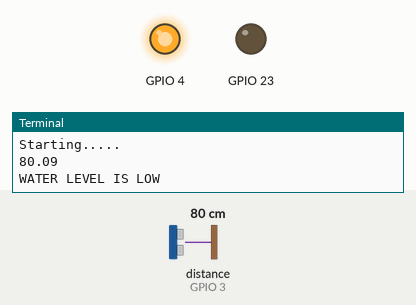
Simulated run of this program. Board: Raspberry Pi (BCM pin numbers). Shown: output pins drawn as LEDs (lit = HIGH), the last lines printed to the terminal. The inputs (shaded band) are chosen by the test bench; at power-on: distance to the obstacle (sensor on GPIO 3) 80 cm. The echo pulse lasts 58.3 µs per cm; the clock reads 2024-03-15 10:24:30 at power-on unless the program sets it; pins used as bus, display or sensor lines are not drawn.

Above: at 3.2 s.
3.3 s: distance to the obstacle (sensor on GPIO 3) set to 8 cm
7.2 s: distance to the obstacle (sensor on GPIO 3) set to 5 cm
At 8.5 s:
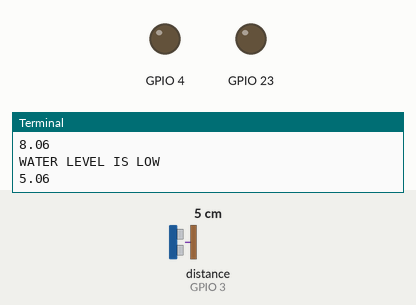
11.0 s: distance to the obstacle (sensor on GPIO 3) set to 9 cm
At 12.4 s:
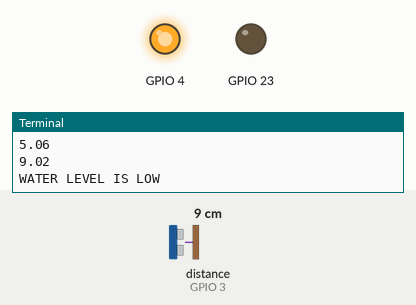
17.0 s: distance to the obstacle (sensor on GPIO 3) set to 4 cm
At 19.1 s:
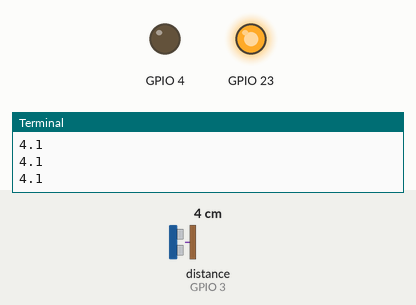
Timing chart, 0 to 20.6 s (numbered marks = the images above; inputs shaded):
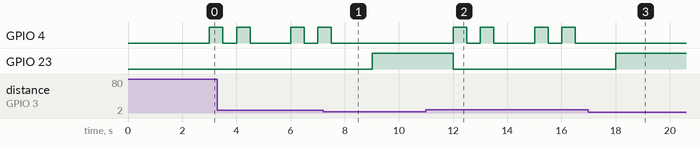

Measured:
- the behaviour switches between 7 and 6 cm on distance to the obstacle (sensor on GPIO 3) (found by bisection; images 0 and 1)
- after the input at 7.2 s, GPIO 4: goes on until 7.5 s, then stays LOW; GPIO 23: LOW → HIGH after 1.8 s
- after the input at 11.0 s, GPIO 4: LOW → HIGH after 1.0 s, → LOW 0.50 s later, → HIGH 0.50 s later, → LOW 0.50 s later, … (8 changes in this stretch); GPIO 23: HIGH → LOW after 1.0 s
- after the input at 17.0 s, GPIO 4: stops changing and stays LOW; GPIO 23: LOW → HIGH after 1.0 s

The program:

waterlevel.py
```python
#Water Level Alert System with Raspberry Pi using ultrasonic sensor
#python code by afiqroslin

import RPi.GPIO as GPIO
import time

GPIO.setmode(GPIO.BCM)

TRIG = 2
ECHO = 3
i=0

GPIO.setup(TRIG ,GPIO.OUT)
GPIO.setup(ECHO,GPIO.IN)
GPIO.setup(4 ,GPIO.OUT)
GPIO.setup(23 ,GPIO.OUT)

GPIO.output(TRIG, False)
print("Starting.....")
time.sleep(2)

while True:
   GPIO.output(TRIG, True)
   time.sleep(0.00001)
   GPIO.output(TRIG, False)

   while GPIO.input(ECHO)==0:
      pulse_start = time.time()

   while GPIO.input(ECHO)==1:
      pulse_stop = time.time()

   pulse_time = pulse_stop - pulse_start

   distance = pulse_time * 17150
   print(round(distance, 2));

   time.sleep(1)

   if distance < 3.5: 			#water high, red led blink and buzzer on
       print("WATER LEVEL IS HIGH!")
       GPIO.output(23, False);
       GPIO.output(4, True);
       time.sleep(0.5)
       GPIO.output(4, False);
       time.sleep(0.5)
       GPIO.output(4, True);
       time.sleep(0.5)
       GPIO.output(4, False);
       time.sleep(0.5)

   elif distance > 7: 			#water low, red led blink and buzzer on
       print("WATER LEVEL IS LOW")
       GPIO.output(23, False);
       GPIO.output(4, True);
       time.sleep(0.5)
       GPIO.output(4, False);
       time.sleep(0.5)
       GPIO.output(4, True);
       time.sleep(0.5)
       GPIO.output(4, False);
       time.sleep(0.5)

   else:				#optimal water level, green led on, red led off
       GPIO.output(4, False);
       GPIO.output(23, True);
```
